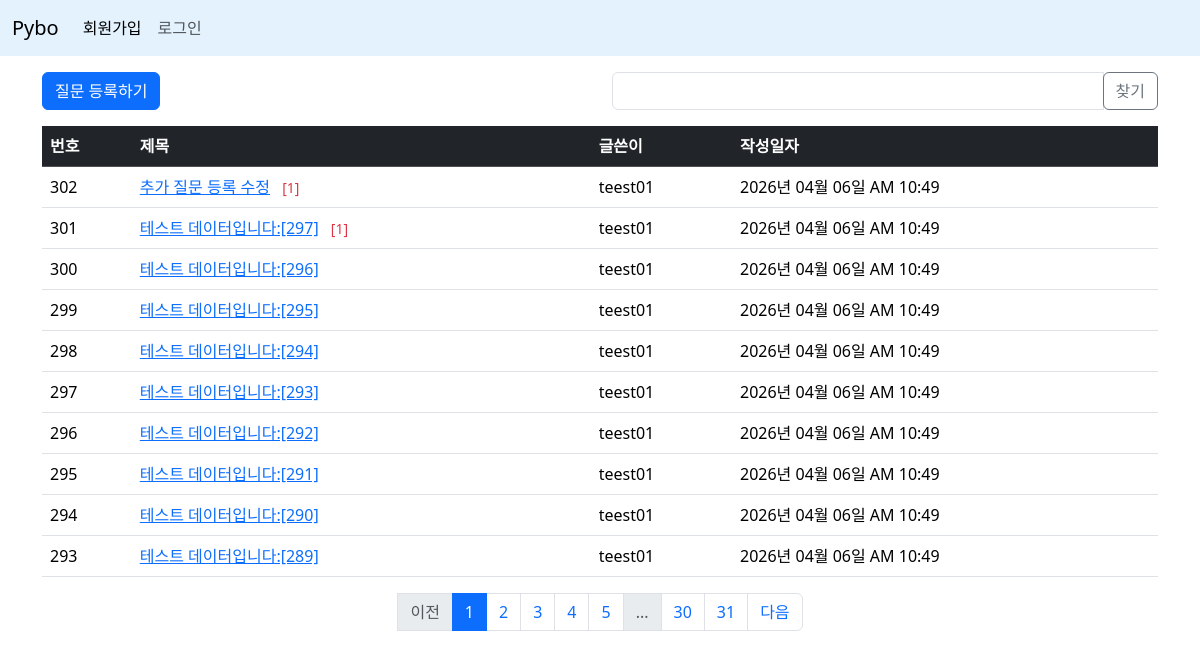
Page /question/list/ on the committed database.
### pybo/models.py (models this page shows)
class Question(db.Model):
    id = db.Column(db.Integer, primary_key=True)
    subject = db.Column(db.String(200), nullable=False)
    content = db.Column(db.Text(), nullable=False)
    create_date = db.Column(db.DateTime(), nullable=False)
    user_id = db.Column(db.Integer, db.ForeignKey('user.id', ondelete='CASCADE'), nullable=False)
    user = db.relationship('User', backref=db.backref('question_set'))
    modify_date = db.Column(db.DateTime(), nullable=True)

class User(db.Model):
    id = db.Column(db.Integer, primary_key=True)
    username = db.Column(db.String(150), unique=True, nullable=False)
    password = db.Column(db.String(200), nullable=False)
    email = db.Column(db.String(120), unique=True, nullable=False)

### pybo/views/question_views.py (the view, shortened to what this page needs)
@bp.route('/list/')
def _list():
    page = request.args.get('page', 1, type=int)
    kw = request.args.get('kw', '', type=str)
    question_list = Question.query.order_by(Question.create_date.desc())
    question_list = question_list.paginate(page=page, per_page=10)
    return render_template('question/question_list.html', question_list=question_list, page=page, kw=kw)

### pybo/filter.py (called while the page is built)
def format_datetime(value, fmt='%Y년 %m월 %d일 %p %I:%M'):
    return value.strftime(fmt)

### pybo/views/auth_views.py (called while the page is built)
@bp.before_app_request
def load_logged_in_user():
    user_id = session.get('user_id')
    if user_id is None:
        g.user = None
    else:
        g.user = User.query.get(user_id)

### pybo/templates/question/question_list.html (shortened to what this page needs)
{% extends 'base.html' %}
{% block content %}
    <div class="container my-3">
        <div class="row my-3">
            <div class="col-6">
                <a href="{{ url_for('question.create') }}" class="btn btn-primary">질문 등록하기</a>
            </div>
            <div class="col-6">
                <div class="input-group">
                    <input type="text" id="search_kw" class="form-control"
                        value="{{ kw or '' }}">
                    <div class="input-group-append">
                        <button class="btn btn-outline-secondary" id="btn_search">찾기</button>
                    </div>
                </div>
            </div>
        </div>
        <table class="table table-hover">
            <thead>
                <tr class="table-dark">
                    <th>번호</th>
                    <th>제목</th>
                    <th>글쓴이</th>
                    <th>작성일자</th>
                </tr>
            </thead>
            <tbody>
            {% if question_list %}
            {% for question in question_list.items %}
            <tr>
                <td>{{ question_list.total - ((question_list.page-1)*question_list.per_page) - loop.index0 }}</td>
                <td>
                    <a href="{{ url_for('question.detail', question_id=question.id) }}">{{ question.subject }}</a>
                    {% if question.answer_set | length > 0 %}
                    <span class="text-danger small mx-2">[{{ question.answer_set | length }}]</span>
                    {% endif %}
                </td>
                <td>{{ question.user.username }}</td>
                <td>{{ question.create_date | datetime }}</td>
            </tr>
            {% endfor %}
            {% else %}
            <tr>
                <td colspan="3">질문이 없습니다.</td>
            </tr>
            {% endif %}
            </tbody>
        </table>
        <nav aria-label="Page navigation example">
            <ul class="pagination justify-content-center">
                 {% if question_list.has_prev %}
                 <li class="page-item">
                     <a class="page-link" href="?page={{ question_list.prev_num }}">이전</a>
                 </li>
                 {% else %}
                 <li class="page-itme disabled">
                     <a class="page-link" href="javascript:void(0)">이전</a>
                 </li>
                 {% endif %}
                 {% for page_num in question_list.iter_pages() %}
                 {% if page_num %}
                 {% if page_num != question_list.page %}
                 <li class="page-item">
                     <a class="page-link" href="javascript:void(0)"data-page="{{ page_num }}">{{ page_num }}</a>
                 </li>
                 {% else %}
                 <li class="page-item active">
                     <a class="page-link" href="javascript:void(0)">{{ page_num }}</a>
                 </li>
                 {% endif %}
                 {% else %}
                 <li class="page-item disabled">
                     <a class="page-link" href="javascript:void(0)">...</a>
                 </li>
                 {% endif %}
                 {% endfor %}
                 {% if question_list.has_next %}
                 <li class="page-item">
                     <a class="page-link" href="?page={{ question_list.next_num }}">다음</a>
                 </li>
                 {% else %}
                 <li class="page-item disabled">
                     <a class="page-link" href="javascript:void(0)">다음</a>
                 </li>
                {% endif %}
            </ul>
        </nav>
    </div>
{% endblock %}

### pybo/templates/base.html (shortened to what this page needs)
<!DOCTYPE html>
<html lang="en">
<head>
    <link rel="stylesheet" href="https://cdn.jsdelivr.net/npm/bootstrap@5.3.8/dist/css/bootstrap.min.css">
    <link rel="stylesheet" href="{{ url_for('static', filename='style.css') }}">
</head>
<body>
    {% include 'navbar.html' %}
    {% block content %}
    {% endblock %}
</body>
</html>

### pybo/templates/navbar.html (shortened to what this page needs)
<nav class="navbar navbar-expand-md" style="background-color: #e3f2fd;" data-bs-theme="light">
    <div class="container-fluid">
        <a class="navbar-brand" href="{{ url_for('main.index') }}">Pybo</a>
        <div class="collapse navbar-collapse" id="navbarNav">
            {% if g.user %}
            <ul class="navbar-nav">
              <li class="nav-item">
                <a class="nav-link" href="{{ url_for('auth.logout') }}">{{ g.user.username }} 로그아웃</a>
              </li>
            </ul>
            {% else %}
            <ul class="navbar-nav">
                <li class="nav-item">
                  <a class="nav-link active" aria-current="page" href="{{ url_for('auth.signup') }}">회원가입</a>
                </li>
                <li class="nav-item">
                  <a class="nav-link" href="{{ url_for('auth.login') }}">로그인</a>
                </li>
            </ul>
            {% endif %}
        </div>
    </div>
</nav>

### rows in the picture
Question: total "302", subject "추가 질문 등록 수정", answer_set|length "1", user.username "teest01", create_date "2026년 04월 06일 AM 10:49"
Question: total "301", subject "테스트 데이터입니다:[297]", answer_set|length "1", user.username "teest01", create_date "2026년 04월 06일 AM 10:49"
Question: total "300", subject "테스트 데이터입니다:[296]", user.username "teest01", create_date "2026년 04월 06일 AM 10:49"
Question: total "299", subject "테스트 데이터입니다:[295]", user.username "teest01", create_date "2026년 04월 06일 AM 10:49"
Question: total "298", subject "테스트 데이터입니다:[294]", user.username "teest01", create_date "2026년 04월 06일 AM 10:49"
Question: total "297", subject "테스트 데이터입니다:[293]", user.username "teest01", create_date "2026년 04월 06일 AM 10:49"
Question: total "296", subject "테스트 데이터입니다:[292]", user.username "teest01", create_date "2026년 04월 06일 AM 10:49"
Question: total "295", subject "테스트 데이터입니다:[291]", user.username "teest01", create_date "2026년 04월 06일 AM 10:49"
Question: total "294", subject "테스트 데이터입니다:[290]", user.username "teest01", create_date "2026년 04월 06일 AM 10:49"
Question: total "293", subject "테스트 데이터입니다:[289]", user.username "teest01", create_date "2026년 04월 06일 AM 10:49"

### other values in the picture
{{ page_num }} "1"
{{ page_num }} "2" "3" "4" "5" "30" "31"
